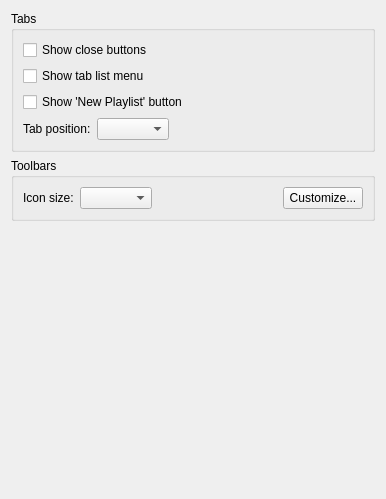
     <widget class="QWidget" name="tab_2">
      <attribute name="title">
       <string>Miscellaneous</string>
      </attribute>
      <layout class="QVBoxLayout" name="verticalLayout_2">
       <item>
        <widget class="QGroupBox" name="groupBox_5">
         <property name="title">
          <string>Tabs</string>
         </property>
         <layout class="QFormLayout" name="formLayout_2">
          <item row="0" column="0" colspan="2">
           <widget class="QCheckBox" name="tabsClosableCheckBox">
            <property name="text">
             <string>Show close buttons</string>
            </property>
           </widget>
          </item>
          <item row="1" column="0" colspan="2">
           <widget class="QCheckBox" name="showTabListMenuCheckBox">
            <property name="text">
             <string>Show tab list menu</string>
            </property>
           </widget>
          </item>
          <item row="2" column="0" colspan="2">
           <widget class="QCheckBox" name="showNewPLCheckBox">
            <property name="text">
             <string>Show 'New Playlist' button</string>
            </property>
           </widget>
          </item>
          <item row="3" column="0">
           <widget class="QLabel" name="label_25">
            <property name="text">
             <string>Tab position:</string>
            </property>
           </widget>
          </item>
          <item row="3" column="1">
           <layout class="QHBoxLayout" name="horizontalLayout_7">
            <item>
             <widget class="QComboBox" name="tabPositionComboBox">
              <property name="sizePolicy">
               <sizepolicy hsizetype="Preferred" vsizetype="Fixed">
                <horstretch>0</horstretch>
                <verstretch>0</verstretch>
               </sizepolicy>
              </property>
             </widget>
            </item>
            <item>
             <spacer name="horizontalSpacer_14">
              <property name="orientation">
               <enum>Qt::Horizontal</enum>
              </property>
              <property name="sizeHint" stdset="0">
               <size>
                <width>40</width>
                <height>20</height>
               </size>
              </property>
             </spacer>
            </item>
           </layout>
          </item>
         </layout>
        </widget>
       </item>
       <item>
        <widget class="QGroupBox" name="groupBox_7">
         <property name="title">
          <string>Toolbars</string>
         </property>
         <layout class="QHBoxLayout" name="horizontalLayout_5">
          <item>
           <layout class="QFormLayout" name="formLayout">
            <item row="0" column="0">
             <widget class="QLabel" name="label_18">
              <property name="text">
               <string>Icon size:</string>
              </property>
             </widget>
            </item>
            <item row="0" column="1">
             <widget class="QComboBox" name="toolBarIconSizeComboBox"/>
            </item>
           </layout>
          </item>
          <item>
           <spacer name="horizontalSpacer_8">
            <property name="orientation">
             <enum>Qt::Horizontal</enum>
            </property>
            <property name="sizeHint" stdset="0">
             <size>
              <width>125</width>
              <height>20</height>
             </size>
            </property>
           </spacer>
          </item>
          <item>
           <widget class="QPushButton" name="customizeToolBarButton">
            <property name="text">
             <string>Customize...</string>
            </property>
            <property name="icon">
             <iconset theme="configure">
              <normaloff>.</normaloff>.</iconset>
            </property>
           </widget>
          </item>
         </layout>
        </widget>
       </item>
       <item>
        <spacer name="verticalSpacer_2">
         <property name="orientation">
          <enum>Qt::Vertical</enum>
         </property>
         <property name="sizeHint" stdset="0">
          <size>
           <width>20</width>
           <height>267</height>
          </size>
         </property>
        </spacer>
       </item>
      </layout>
     </widget>
